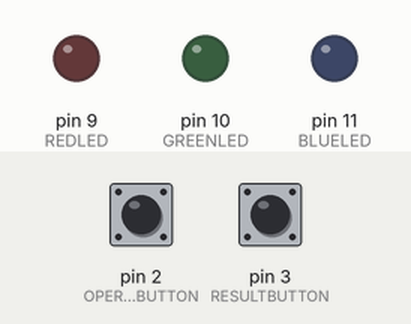
Simulated run of this sketch. Board: Arduino Uno, built with avr-gcc and run on an emulated ATmega328P. Shown: output pins drawn as LEDs (lit = HIGH). Inputs (shaded band) come from the test bench; at power-on: pin 2 (OPERATIONBUTTON) HIGH, pin 3 (RESULTBUTTON) HIGH.

Above: at 1.2 s.
1.3 s: pin 2 (OPERATIONBUTTON) pulled LOW for 0.15 s
At 2.5 s:
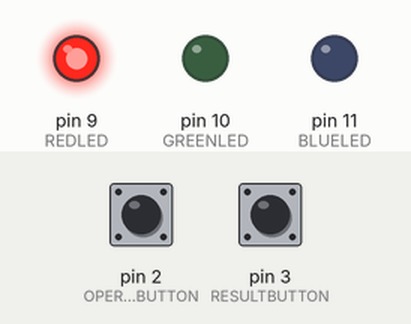
2.9 s: pin 3 (RESULTBUTTON) pulled LOW for 0.15 s
At 4.7 s:
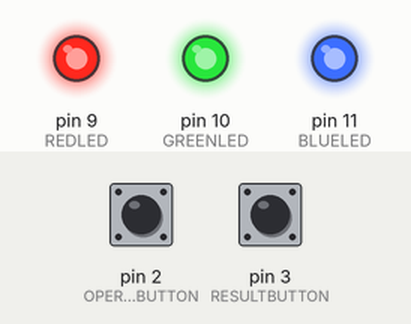
5.4 s: pin 2 (OPERATIONBUTTON) pulled LOW for 1 s
At 6.2 s:
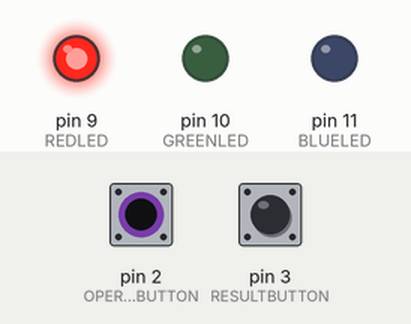
7.9 s: pin 2 (OPERATIONBUTTON) pulled LOW for 0.15 s
At 9.0 s:
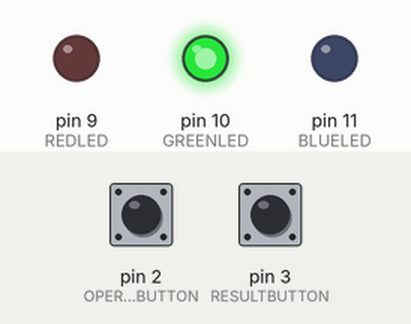
9.5 s: pin 2 (OPERATIONBUTTON) pulled LOW for 3.2 s
At 10.2 s:
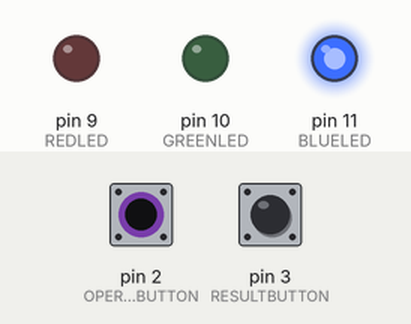
14.2 s: pin 3 (RESULTBUTTON) pulled LOW for 1 s
At 15.7 s:
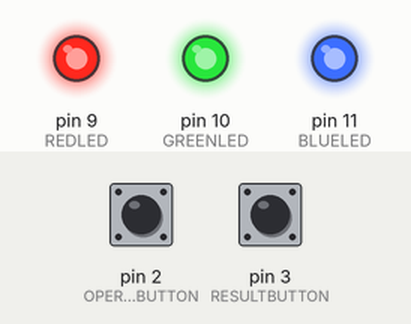
Timing chart, 0 to 17.2 s (numbered marks = the images above; inputs shaded):
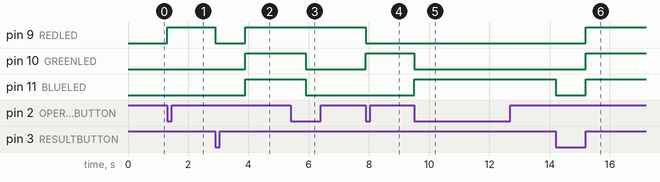

Measured:
- after the input at 1.3 s, pin 9 (REDLED): LOW → HIGH at once
- after the input at 2.9 s, pin 9 (REDLED): HIGH → LOW at once, → HIGH 1.0 s later; pin 10 (GREENLED), pin 11 (BLUELED): LOW → HIGH after 1.0 s
- after the input at 5.4 s, pin 10 (GREENLED), pin 11 (BLUELED): HIGH → LOW after 0.50 s
- after the input at 7.9 s, pin 9 (REDLED): HIGH → LOW at once; pin 10 (GREENLED): LOW → HIGH at once
- after the input at 9.5 s, pin 10 (GREENLED): HIGH → LOW at once; pin 11 (BLUELED): LOW → HIGH at once
- after the input at 14.2 s, pin 9 (REDLED), pin 10 (GREENLED): LOW → HIGH after 1.0 s; pin 11 (BLUELED): HIGH → LOW at once, → HIGH 1.0 s later

The sketch:

Lab_1_Part_7.ino
```cpp
/*
* A program that turns on and off a red, green, and blue LED
* in a sequence that is toggled on and off by the use of a
* push button.
*/

// Defining Macros for LED's, buttons, and the size of the arrays
#define REDLED 9
#define GREENLED 10
#define BLUELED 11
#define OPERATIONBUTTON 2
#define RESULTBUTTON 3
#define ARRAY_SIZE 10

// Defining variables that will track what operation is currently selected,
// as well as when the results button has been pressed
volatile int gOperationToggle = 0;
volatile bool gResultToggle = false;

// Arrays that hold the preset integers as well as an empty array for the results
int gFirstNumber[ARRAY_SIZE] = {4,5,7,9,6,4,5,2,6,8};
int gSecondNumber[ARRAY_SIZE] = {6,7,2,4,8,6,1,2,3,6};
int gResultArray[ARRAY_SIZE];

void setup()
{
  // Setting the modes of the pins for the LED's and the buttons
  pinMode(REDLED, OUTPUT);
  pinMode(GREENLED, OUTPUT);
  pinMode(BLUELED, OUTPUT);
  pinMode(OPERATIONBUTTON, INPUT_PULLUP);
  pinMode(RESULTBUTTON, INPUT_PULLUP);

  attachInterrupt(digitalPinToInterrupt(OPERATIONBUTTON), operationButtonToggle, FALLING); // ISR that detects when the operation button has been pressed
  attachInterrupt(digitalPinToInterrupt(RESULTBUTTON), resultButtonToggle, FALLING); // ISR that detects when the result button has been pressed
}

void loop()
{
  // If statement ladder that checks what operation is currently selected and turns on the respective LED
  if (gOperationToggle == 1)
  {
    digitalWrite(REDLED, HIGH);
    digitalWrite(GREENLED, LOW);
    digitalWrite(BLUELED, LOW);
  }
  else if (gOperationToggle == 2)
  {
    digitalWrite(REDLED, LOW);
    digitalWrite(GREENLED, HIGH);
    digitalWrite(BLUELED, LOW);
  }
  else if (gOperationToggle == 3)
  {
    digitalWrite(REDLED, LOW);
    digitalWrite(GREENLED, LOW);
    digitalWrite(BLUELED, HIGH);
  }
  // If statement that runs when the result button has been pressed
  if (gResultToggle ==true)
  {
    // Turning off all the LED's while the operation on the arrays are processing
    digitalWrite(REDLED, LOW);
    digitalWrite(GREENLED, LOW);
    digitalWrite(BLUELED, LOW);
    for (int i = 0; i < ARRAY_SIZE; i++) // For loop that wil iterate over the arrays
    {
      delay(100); // Delay for each loop to make the LED's staying off more visible

      // If statement ladder that does the respective operation based on the users selection
      if (gOperationToggle == 1)
          {
            gResultArray[i] = gFirstNumber[i] + gSecondNumber[i];
          }
      else if (gOperationToggle == 2)
          {
            gResultArray[i] = gFirstNumber[i] - gSecondNumber[i];
          }
      else if (gOperationToggle == 3)
          {
            gResultArray[i] = gFirstNumber[i] * gSecondNumber[i];
          }
    }

    // Sets the result variable to false exiting the if statement and starting the program over again
    // as well as turns the opeeration back to the default operation which is "None selected"
    gResultToggle = false;
    gOperationToggle = 0;

    // Turns all three LED's on for two seconds
    digitalWrite(REDLED, HIGH);
    digitalWrite(GREENLED, HIGH);
    digitalWrite(BLUELED, HIGH);
    delay(2000);
  }

}

void operationButtonToggle() // ISR that will increment the operation variable
{
  gOperationToggle++;

  if(gOperationToggle == 4) // If the operation variable goes above 3, it resets it back to one allowing the user to cycle through the operation
  {
    gOperationToggle = 1;
  }
}

void resultButtonToggle() // ISR the will change the value of the result toggle variable
{
  gResultToggle = true;
}
```
